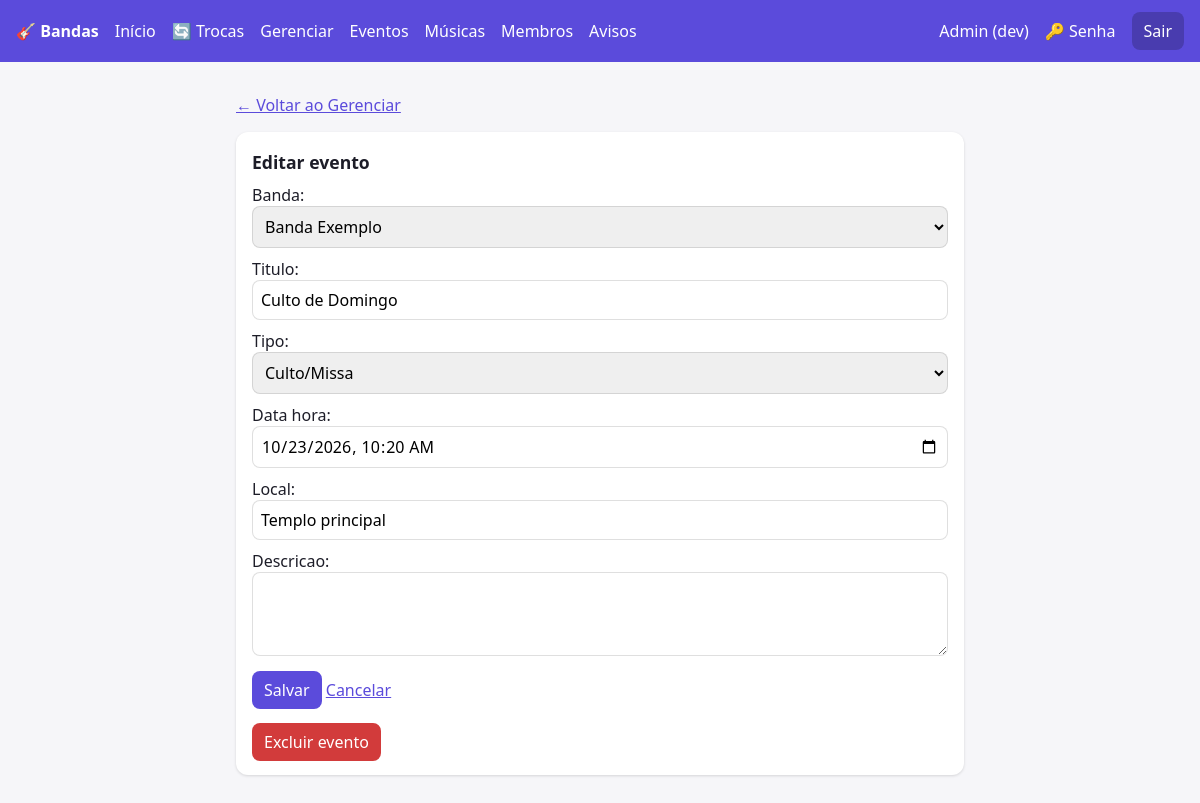
Screenshot of /evento/1/editar/ (signed in) with the database file from the repository.
### core/models.py (models this page shows, shortened)
class Evento(models.Model):
    TIPOS = [("ensaio", "Ensaio"), ("culto", "Culto/Missa"), ("show", "Show"), ("outro", "Outro")]
    banda = models.ForeignKey(Banda, on_delete=models.CASCADE, related_name="eventos")
    titulo = models.CharField(max_length=150)
    tipo = models.CharField(max_length=10, choices=TIPOS, default="ensaio")
    data_hora = models.DateTimeField()
    local = models.CharField(max_length=150, blank=True)
    descricao = models.TextField(blank=True)
    class Meta:
        ordering = ["data_hora"]

### core/views.py (the view)
# urls.py: path("evento/<int:pk>/editar/", v.evento_form, name="evento_editar"),
@login_required
def evento_form(request, pk=None):
    ev = _evento_lider(request, pk) if pk else None
    if not ev and not _eh_lider(request.user):
        messages.error(request, "Apenas líderes podem criar eventos.")
        return redirect("home")
    form = EventoForm(request.POST or None, instance=ev, user=request.user)
    if request.method == "POST" and form.is_valid():
        ev = form.save()
        messages.success(request, "Evento salvo!")
        return redirect("evento", pk=ev.pk)
    return render(request, "evento_form.html", dict(form=form, ev=ev))

### core/forms.py
class EventoForm(forms.ModelForm):
    class Meta:
        model = Evento
        fields = ["banda", "titulo", "tipo", "data_hora", "local", "descricao"]
        widgets = {
            "data_hora": forms.DateTimeInput(attrs={"type": "datetime-local"}, format=FMT),
            "descricao": forms.Textarea(attrs={"rows": 3}),
        }
    def __init__(self, *a, user=None, **k):
        super().__init__(*a, **k)
        self.fields["banda"].queryset = bandas_do_lider(user)
        self.fields["data_hora"].input_formats = [FMT]

### core/forms.py (called while the page is built)
def bandas_do_lider(user):
    return Banda.objects.filter(membros__user=user, membros__papel="lider")

### core/models.py (called while the page is built)
    def __str__(self):
        return self.nome

### core/templatetags/menu.py (called while the page is built)
@register.simple_tag(takes_context=True)
def usuario_eh_lider(context):
    u = context["request"].user
    return u.is_authenticated and Membro.objects.filter(user=u, papel="lider").exists()

### core/views.py (called while the page is built)
def _evento_lider(request, pk):
    return get_object_or_404(Evento, pk=pk, banda__membros__user=request.user, **LIDER)

### core/templates/evento_form.html (shortened to what this page needs)
{% extends "base.html" %}{% block content %}
<p><a href="{% url 'gerenciar' %}">← Voltar ao Gerenciar</a></p>
<div class="card fm"><h2>{% if ev %}Editar evento{% else %}Novo evento{% endif %}</h2>
<form method="post">{% csrf_token %}{{ form.as_p }}<button>Salvar</button>
<a href="{% if ev %}{% url 'evento' ev.pk %}{% else %}{% url 'eventos' %}{% endif %}">Cancelar</a></form>
{% if ev %}<form method="post" action="{% url 'evento_excluir' ev.pk %}" onsubmit="return confirm('Excluir este evento?')" style="margin-top:14px">{% csrf_token %}<button class="no">Excluir evento</button></form>{% endif %}</div>
{% endblock %}

### core/templates/base.html (style rules this page uses)
:root { --bg:#f6f6f9;--card:#fff;--tx:#1d1d28;--mut:#6b6b7b;--pri:#5b4bdb;--ok:#1a9d5a;--no:#d23b3b }
* { box-sizing:border-box }
body { margin:0;font-family:system-ui,sans-serif;background:var(--bg);color:var(--tx) }
.card { background:var(--card);border-radius:12px;padding:14px 16px;margin:0 0 14px;box-shadow:0 1px 3px #0002 }
h2 { margin:.2em 0 .6em;font-size:1.1rem }
a { color:var(--pri) }
button,input { font:inherit;padding:8px 12px;border-radius:8px;border:1px solid #8884 }
button { background:var(--pri);color:#fff;border:0;cursor:pointer }
button.no { background:var(--no) }

### core/templates/evento_form.html (style rules this page uses)
.fm p { margin:0 0 10px }
.fm input,.fm select,.fm textarea { width:100%;padding:8px;border-radius:8px;border:1px solid #8884;font:inherit }

### rows the page displays
Evento: banda "Banda Exemplo", titulo "Culto de Domingo", tipo "Culto/Missa", data_hora "10/23/2026 10:20", local "Templo principal"
